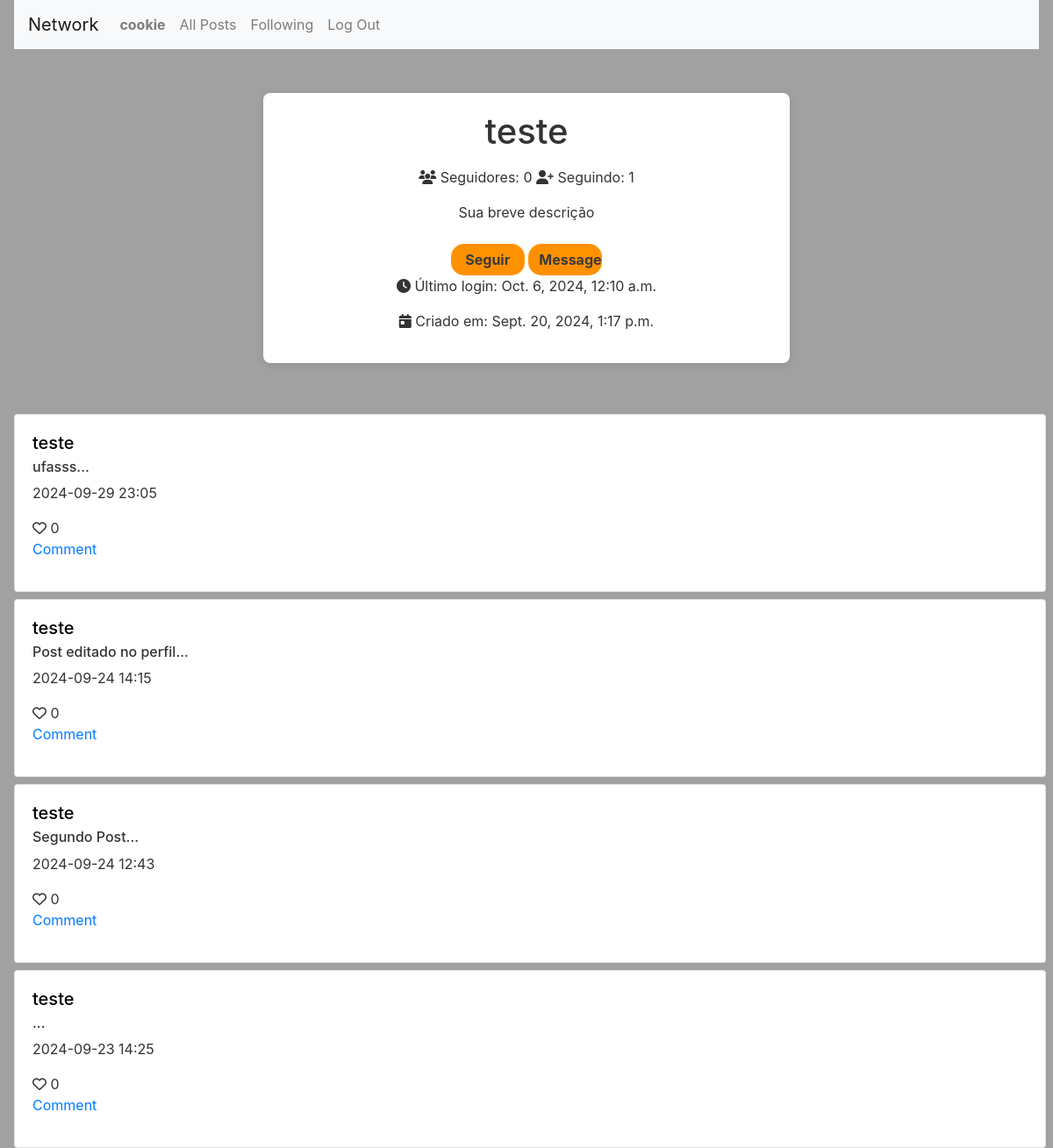
Screenshot of /profile/teste (signed in) with the database file from the repository.
### network/models.py (models this page shows, shortened)
class User(AbstractUser):
    following = models.ManyToManyField('self', related_name='followers', symmetrical=False)

class Post(models.Model):
    user = models.ForeignKey(User, related_name="posts",on_delete=models.CASCADE)
    content = models.TextField(max_length=500)
    created_at = models.DateTimeField(auto_now_add=True)
    like = models.ManyToManyField(User)

### network/views.py (the view)
# urls.py: path("profile/<str:username>", views.load_profile, name="profile"),
def load_profile(request, username):
    user = User.objects.get(username=username)
    posts = user.posts.all().order_by('-created_at')
    paginator = Paginator(posts, 10)
    page_number = request.GET.get('page')
    page_obj = paginator.get_page(page_number)
    return render(request, 'network/profile.html', {
        "profile": user,
        "posts": posts,
        "followers": user.followers.all(),
        "page_obj": page_obj
    })

### network/templates/network/profile.html (shortened to what this page needs)
{% extends "network/layout.html" %}
{% block body %}
<div class="container text-center">
    <h1 class="mb-3">{{ profile.username }}</h1>
    <div class="mb-3">
        <i class="fa-solid fa-users me-2"></i> Seguidores: <span data-set="followers-count">{{ profile.followers.count }}</span>
        <i class="fa-solid fa-user-plus me-2"></i> Seguindo: <span data-set="following-count">{{ profile.following.count }}</span>
    </div>
    <p>Sua breve descrição</p>
    {% if profile == user %}
    <a href="" class="btn btn-outline-success me-2">Edit</a>
    <a href="#" class="btn btn-outline-success">Share Profile</a>
    {% else %}
        {% if user not in followers %}
        <a href="{% url 'follow' profile.username%}" class="btn btn-outline-success me-2">Seguir</a>
        {% else %}
        <a href="{% url 'follow' profile.username%}" class="btn btn-outline-success me-2">DeSeguir</a>
        {% endif %}
    <a href="#" class="btn btn-outline-success">Message</a>
    {% endif %}
    <div class="mb-3">
        <i class="fa-solid fa-clock me-2"></i> Último login: <span id="last-login">{{ profile.last_login }}</span>
    </div>
    <div class="mb-3">
        <i class="fa-solid fa-calendar-day me-2"></i> Criado em: <span id="created-at">{{ profile.date_joined }}</span>
    </div>
</div>
{% if posts %}
    <div id="posts_index">
        {% for post in page_obj %}
            <div class="card" style="margin-top: 1vh; width: 100%;">
                <div class="card-body">
                    <h5 class="card-title"><a class="card-title" href="{% url 'profile' post.user.username %}">{{ post.user.username }}</a></h5>
                    <div id="content-area">
                        <h6 id="content_post{{ post.id }}" class="card-subtitle mb-2 text-body-secondary"> {{ post.content }}... </h6>
                    </div>
                    <p class="card-text"> {{ post.created_at|date:"Y-m-d H:i" }} </p>
                    <button class="like-btn">
                        <i class="fa-regular fa-heart"></i>
                        <span id="like_qtd">0</span>
                    </button>
                    <a href="#" class="card-link">
                        <p>Comment</p>
                    </a>
                </div>
            </div>
        {% endfor %}
    </div>
{% endif %}
{% endblock %}

### network/templates/network/layout.html (shortened to what this page needs)
{% load static %}
<!DOCTYPE html>
<html lang="en">
    <head>
        <link rel="stylesheet" href="https://stackpath.bootstrapcdn.com/bootstrap/4.4.1/css/bootstrap.min.css">
        <link href="{% static 'network/css/styles.css' %}" rel="stylesheet">
    </head>
    <body>
        <nav class="navbar navbar-expand-lg navbar-light bg-light">
            <a class="navbar-brand color-logo" href="{% url 'index' %}">Network</a>
            <div>
              <ul class="navbar-nav mr-auto">
                {% if user.is_authenticated %}
                    <li class="nav-item">
                        <a class="nav-link" href="{% url 'profile' user.username %}"><strong>{{ user.username }}</strong></a>
                    </li>
                {% endif %}
                <li class="nav-item">
                  <a class="nav-link" href="{% url 'index' %}">All Posts</a>
                </li>
                {% if user.is_authenticated %}
                    <li class="nav-item">
                        <a class="nav-link" href="{% url 'following' %}">Following</a>
                    </li>
                    <li class="nav-item">
                        <a class="nav-link" href="{% url 'logout' %}">Log Out</a>
                    </li>
                {% endif %}
              </ul>
            </div>
          </nav>
        <div class="body">
            {% block body %}
            {% endblock %}
        </div>
    </body>
</html>

### network/static/network/css/styles.css (style rules this page uses)
body { background-color: #a1a1a1; color: #333; height: 100vh; margin: 0 2vh; }

### network/static/network/css/index.css (style rules this page uses)
.btn { background-color: #ff9100; margin-top: 1vh; height: 4.5vh; width: 7vw; color: rgb(58, 58, 58); font-weight: 700; border: 0; border-radius: 15px; }
#posts_index { display: flex; flex-direction: column; height: 60vh; width: 98vw; }
.card-title { color: black; width: max-content; transition: transform 0.3s ease-in-out; }
.like-btn { all: unset; cursor: pointer; }

### network/static/network/css/following.css (style rules this page uses)
.container { max-width: 600px; margin: 50px auto; padding: 20px; background-color: #fff; border-radius: 8px; box-shadow: 0 2px 10px rgba(0, 0, 0, 0.1); }
h1 { text-align: center; margin-bottom: 20px; color: #333; }

### rows the page displays
User: username "cookie"
User: username "teste", followers.count "0", following.count "1", last_login "Oct. 6, 2024, 12:10 a.m.", date_joined "Sept. 20, 2024, 1:17 p.m."
Post: user.username "teste", content "ufasss", created_at "2024-09-29 23:05"
Post: user.username "teste", content "Post editado no perfil", created_at "2024-09-24 14:15"
Post: user.username "teste", content "Segundo Post", created_at "2024-09-24 12:43"
Post: user.username "teste", created_at "2024-09-23 14:25"
